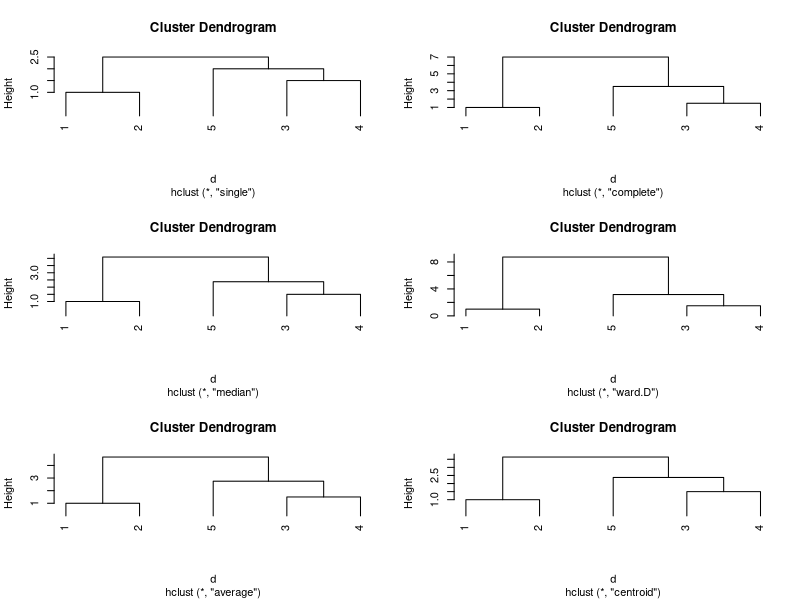

This chart was generated by the following R code:
# 设置工作路径
setwd("D:\\softwares\\applied statistics\\rcodelearning\\chap7\\sourcecode")
dataf <- matrix(
    c(1, 2, 4.5, 6, 8), # 数据
    nrow = 5, # 行数
    byrow = TRUE # 按行排列
)
# 计算距离矩阵
d <- dist(dataf)
# 层次聚类法
hc1 <- hclust(d, "single") # 最短距离法
hc2 <- hclust(d, "complete") # 最长距离法
hc3 <- hclust(d, "median") # 中间距离法
hc4 <- hclust(d, "ward.D") # 离差平方和法
hc5 <- hclust(d, "average") # 类平均法
hc6 <- hclust(d, "centroid") # 重心法
# 开始绘图
dev.new()
# 保存文件
pdf("../codeimage/code1.pdf")
opar <- par(mfrow = c(3, 2))
plot(hc1, hang = -1)
plot(hc2, hang = -1)
plot(hc3, hang = -1)
plot(hc4, hang = -1)
plot(hc5, hang = -1)
plot(hc6, hang = -1)
# 关闭图形
dev.off()
# 关闭文件
dev.off()
# 保存工作空间
save.image("R3.RData")
